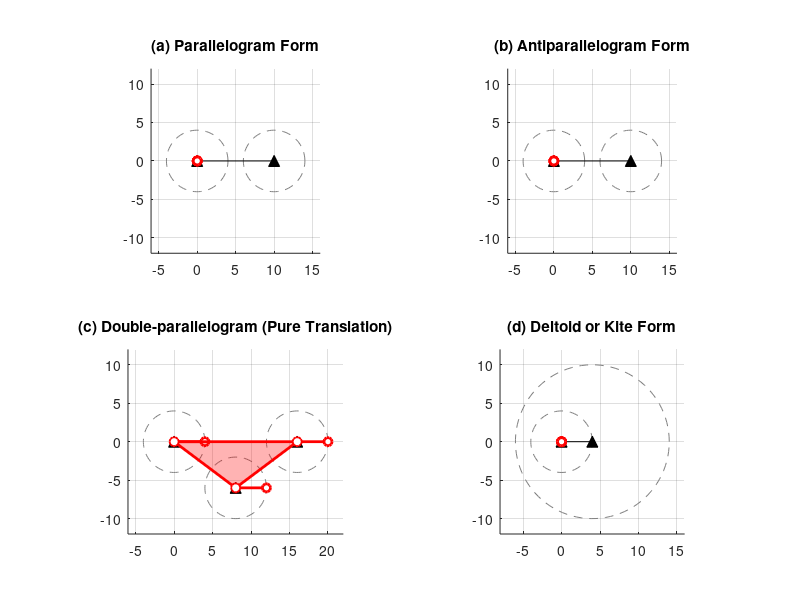

This chart was generated by the following MATLAB code: (Note: this script raises an error after producing the figure.)
% Aliakbar Hoveydapoyr : Four-Bar Linkage Special Cases
% Lengths: 4, 4, 10, 10
clear; clc; close all;

%% Figure Setup
% Create a large figure for the 2x2 grid
fig = figure('Name', 'Four-Bar Linkage Special Cases', 'Position', [100, 50, 1000, 800]);
set(fig, 'Color', 'w');

% Shared angle array for drawing dashed reference circles
th_circle = linspace(0, 2*pi, 100);

%% ---------------- Subplot 1: (a) Parallelogram ----------------
subplot(2,2,1); hold on; axis equal; grid on;
axis([-6 16 -12 12]); title('(a) Parallelogram Form');
% Draw reference circles
plot(4*cos(th_circle), 4*sin(th_circle), 'k--', 'Color', [0.5 0.5 0.5]); 
plot(10+4*cos(th_circle), 4*sin(th_circle), 'k--', 'Color', [0.5 0.5 0.5]);
% Draw Ground
plot([0 10], [0 0], 'k^-', 'MarkerSize', 8, 'MarkerFaceColor', 'k');
% Initialize Linkage plot object
link_a = plot([0 0 0 0], [0 0 0 0], 'ro-', 'LineWidth', 2, 'MarkerFaceColor', 'w');

%% ---------------- Subplot 2: (b) Antiparallelogram ----------------
subplot(2,2,2); hold on; axis equal; grid on;
axis([-6 16 -12 12]); title('(b) Antiparallelogram Form');
% Draw reference circles
plot(4*cos(th_circle), 4*sin(th_circle), 'k--', 'Color', [0.5 0.5 0.5]);
plot(10+4*cos(th_circle), 4*sin(th_circle), 'k--', 'Color', [0.5 0.5 0.5]);
% Draw Ground
plot([0 10], [0 0], 'k^-', 'MarkerSize', 8, 'MarkerFaceColor', 'k');
% Initialize Linkage plot object
link_b = plot([0 0 0 0], [0 0 0 0], 'ro-', 'LineWidth', 2, 'MarkerFaceColor', 'w');

%% ---------------- Subplot 3: (c) Double-parallelogram ----------------
subplot(2,2,3); hold on; axis equal; grid on;
axis([-6 22 -12 12]); title('(c) Double-parallelogram (Pure Translation)');
% Ground Geometry (Distance between pivots is exactly 10: sqrt(8^2+6^2)=10)
g1x = 0;  g1y = 0; 
g2x = 8;  g2y = -6; 
g3x = 16; g3y = 0;
% Draw dashed reference circles (radius 4)
plot(g1x + 4*cos(th_circle), g1y + 4*sin(th_circle), 'k--', 'Color', [0.5 0.5 0.5]);
plot(g2x + 4*cos(th_circle), g2y + 4*sin(th_circle), 'k--', 'Color', [0.5 0.5 0.5]);
plot(g3x + 4*cos(th_circle), g3y + 4*sin(th_circle), 'k--', 'Color', [0.5 0.5 0.5]);
% Draw ground dashed lines forming the base triangle and pivot markers
plot([g1x, g2x, g3x, g1x], [g1y, g2y, g3y, g1y], 'k--', 'Color', [0.5 0.5 0.5], 'LineWidth', 1);
plot([g1x, g2x, g3x], [g1y, g2y, g3y], 'k^', 'MarkerSize', 8, 'MarkerFaceColor', 'k');
% Initialize moving parts
crank_c1 = plot([g1x, g1x+4], [g1y, g1y], 'ro-', 'LineWidth', 2, 'MarkerFaceColor', 'w');
crank_c2 = plot([g2x, g2x+4], [g2y, g2y], 'ro-', 'LineWidth', 2, 'MarkerFaceColor', 'w');
crank_c3 = plot([g3x, g3x+4], [g3y, g3y], 'ro-', 'LineWidth', 2, 'MarkerFaceColor', 'w');
% Coupler (translucent red patch) and joint markers
coupler_c = patch([g1x g2x g3x], [g1y g2y g3y], 'r', 'FaceAlpha', 0.3, 'EdgeColor', 'r', 'LineWidth', 2);
joints_c = plot([g1x g2x g3x], [g1y g2y g3y], 'ro', 'MarkerSize', 6, 'MarkerFaceColor', 'w');

%% ---------------- Subplot 4: (d) Kite ----------------
subplot(2,2,4); hold on; axis equal; grid on;
axis([-8 16 -12 12]); title('(d) Deltoid or Kite Form');
% Draw reference circles (Ground is 4. Left circle radius 4, right circle radius 10)
plot(4*cos(th_circle), 4*sin(th_circle), 'k--', 'Color', [0.5 0.5 0.5]);
plot(4+10*cos(th_circle), 10*sin(th_circle), 'k--', 'Color', [0.5 0.5 0.5]);
% Draw Ground
plot([0 4], [0 0], 'k^-', 'MarkerSize', 8, 'MarkerFaceColor', 'k');
% Initialize Linkage plot object
link_d = plot([0 0 0 0], [0 0 0 0], 'ro-', 'LineWidth', 2, 'MarkerFaceColor', 'w');

%% ================== GIF Export Setup ==================
gif_filename = 'animation.gif';   % Output file name
save_gif = true;                  % Set to false to disable GIF export
gif_frame_skip = 3;                % Only capture every Nth frame (keeps file size down)

%% ================== Animation Loop ==================
% Adding a tiny offset (0.001) to angles to avoid the exact mathematical 
% singularity  occurs at change points (when links become perfectly flat)
angles = linspace(0.001, 8*pi + 0.001, 400); 

for i = 1:length(angles)
    th = angles(i);
    
    % --- Update (a) Parallelogram: a=4, b=10, c=4, d=10. Mode = 1 (Open) ---
    [xa, ya] = solve_fourbar(4, 10, 4, 10, th, 1);
    if ~isempty(xa), set(link_a, 'XData', xa, 'YData', ya); end
    
    % --- Update (b) Antiparallelogram: a=4, b=10, c=4, d=10. Mode = -1 (Crossed) ---
    [xb, yb] = solve_fourbar(4, 10, 4, 10, th, -1);
    if ~isempty(xb), set(link_b, 'XData', xb, 'YData', yb); end
    
    % --- Update (c) Double-parallelogram (Pure Translation) ---
    dx = 4 * cos(th);  dy = 4 * sin(th);
    c1x = g1x + dx;    c1y = g1y + dy;
    c2x = g2x + dx;    c2y = g2y + dy;
    c3x = g3x + dx;    c3y = g3y + dy;
    % Update the 3 cranks
    set(crank_c1, 'XData', [g1x, c1x], 'YData', [g1y, c1y]);
    set(crank_c2, 'XData', [g2x, c2x], 'YData', [g2y, c2y]);
    set(crank_c3, 'XData', [g3x, c3x], 'YData', [g3y, c3y]);
    % Update the triangular Coupler and its joints
    set(coupler_c, 'XData', [c1x, c2x, c3x], 'YData', [c1y, c2y, c3y]);
    set(joints_c, 'XData', [c1x, c2x, c3x], 'YData', [c1y, c2y, c3y]);
    
    % --- Update (d) Kite / Deltoid: a=4, b=10, c=10, d=4. Mode = 1 ---
    [xd, yd] = solve_fourbar(4, 10, 10, 4, th, 1);
    if ~isempty(xd), set(link_d, 'XData', xd, 'YData', yd); end
    
    % Render the current frame
    drawnow;

    % --- Capture frame for GIF export ---
    if save_gif && mod(i, gif_frame_skip) == 0
        frame = getframe(fig);
        im = frame2im(frame);
        [imind, cm] = rgb2ind(im, 256);
        if i == gif_frame_skip
            % First captured frame: create the file
            imwrite(imind, cm, gif_filename, 'gif', ...
                'Loopcount', inf, 'DelayTime', 0.02);
        else
            % Subsequent frames: append
            imwrite(imind, cm, gif_filename, 'gif', ...
                'WriteMode', 'append', 'DelayTime', 0.02);
        end
    end

    pause(0.02); 
end

if save_gif
    fprintf('Animation saved to %s\n', gif_filename);
end

%% ================== Kinematics Function ==================
function [x, y] = solve_fourbar(a, b, c, d, th2, mode)
    % Calculates the X and Y coordinates of the 4 joints of the linkage
    % mode = 1 for open assembly, mode = -1 for crossed assembly
    
    % Ground joints
    x1 = 0; y1 = 0;
    x4 = d; y4 = 0;
    
    % Crank joint A
    x2 = a * cos(th2);
    y2 = a * sin(th2);
    
    % Distance from A to O4
    D = sqrt((x4 - x2)^2 + (y4 - y2)^2);
    
    % Check if linkage can physically connect
    if D > (b + c) || D < abs(b - c)
        x = []; y = [];
        return;
    end
    
    % Angle of the line connecting A to O4
    phi = atan2(y4 - y2, x4 - x2);
    
    % Internal angle beta using the Law of Cosines
    cos_beta = (b^2 + D^2 - c^2) / (2 * b * D);
    
    % Constrain floating point errors between -1 and 1
    cos_beta = max(min(cos_beta, 1), -1);
    beta = acos(cos_beta);
    
    % Two solutions for the coupler angle th3 based on assembly mode
    if mode == 1
        th3 = phi - beta; % Open configuration
    else
        th3 = phi + beta; % Crossed configuration
    end
    
    % Coupler joint B
    x3 = x2 + b * cos(th3);
    y3 = y2 + b * sin(th3);
    
    % Return coordinate arrays
    x = [x1, x2, x3, x4];
    y = [y1, y2, y3, y4];
end
